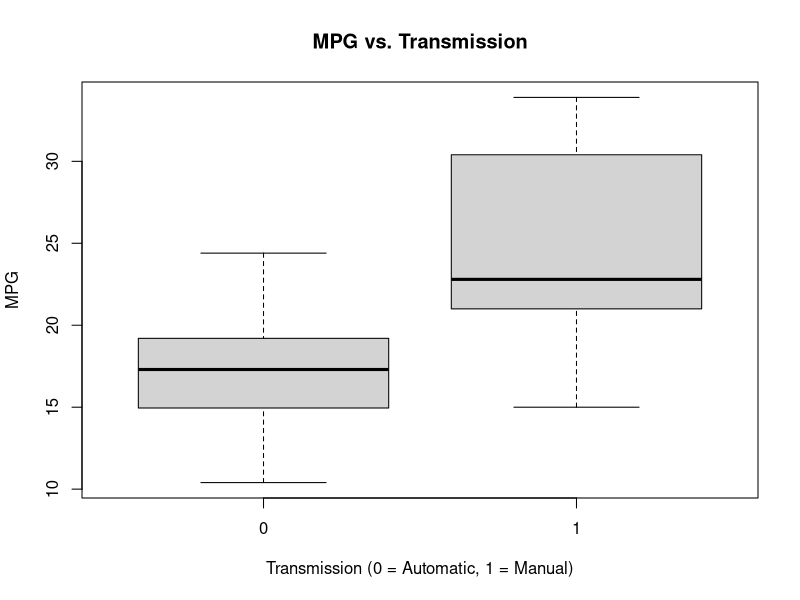
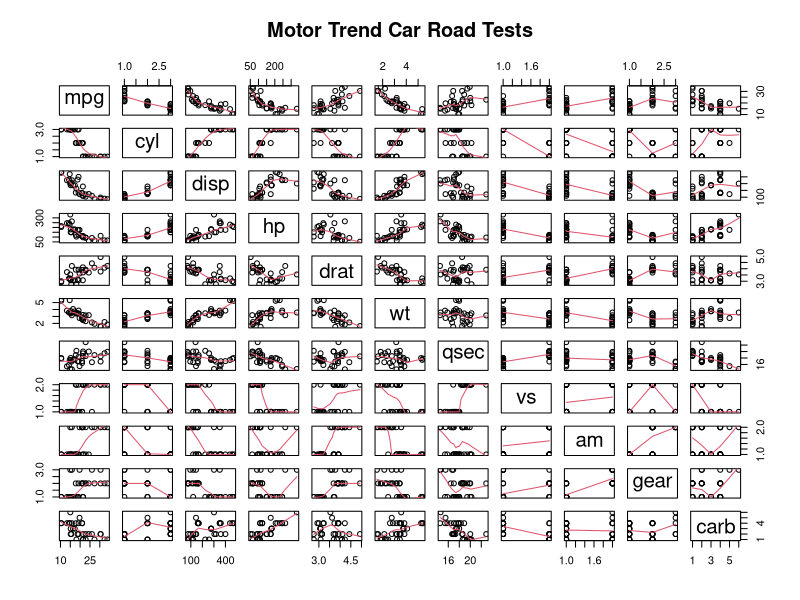
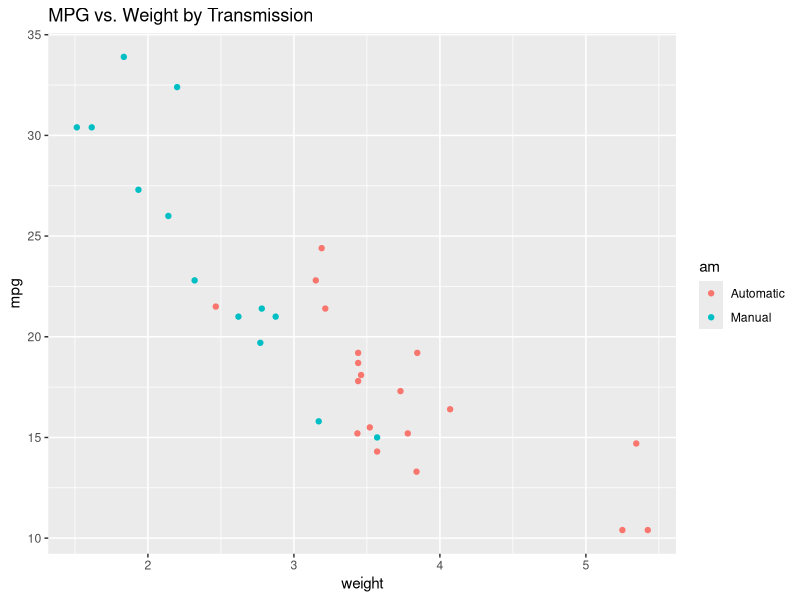
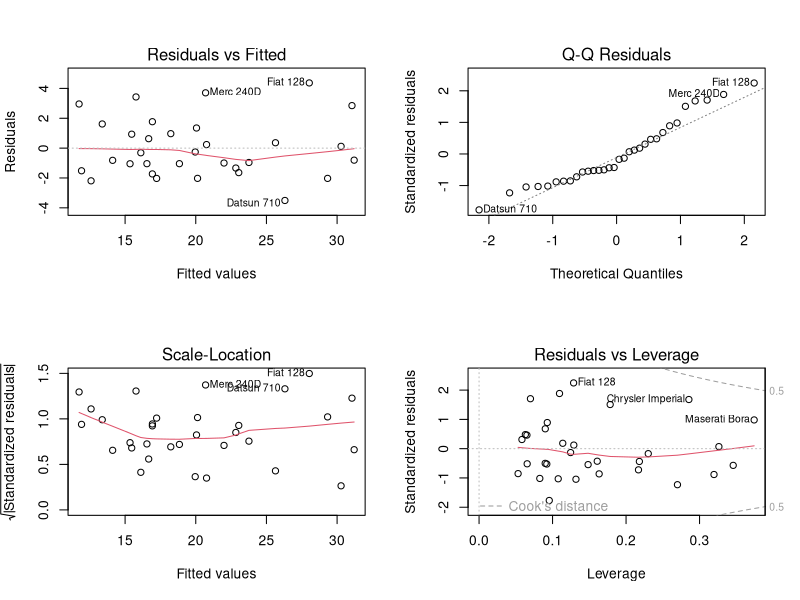

Reproduce these figures in R, in order.
## ---- chunk 1
library(ggplot2)
## ---- chunk 2
data(mtcars)
mtcars[1:3, ] # Get a small sample of data.
dim(mtcars)
mtcars$cyl <- as.factor(mtcars$cyl)
mtcars$vs <- as.factor(mtcars$vs)
mtcars$am <- factor(mtcars$am)
mtcars$gear <- factor(mtcars$gear)
mtcars$carb <- factor(mtcars$carb)
attach(mtcars)
## ---- chunk 3
result <- t.test(mpg ~ am)
result$p.value
result$estimate
## ---- chunk 4
fullModel <- lm(mpg ~ ., data=mtcars)
summary(fullModel) # These resusults are hidden from the report.
## ---- chunk 5
stepModel <- step(fullModel, k=log(nrow(mtcars)))
summary(stepModel) # These results are hidden from the report. 
## ---- chunk 6
amIntWtModel<-lm(mpg ~ wt + qsec + am + wt:am, data=mtcars)
summary(amIntWtModel) # These results are hidden from the report.
## ---- chunk 7
amModel<-lm(mpg ~ am, data=mtcars)
summary(amModel) # These results are hiiden from the report.
## ---- chunk 8
anova(amModel, stepModel, fullModel, amIntWtModel) 
confint(amIntWtModel) # These results are hidden from the report.
## ---- chunk 9
summary(amIntWtModel)$coef
## ---- chunk 10
sum((abs(dfbetas(amIntWtModel)))>1)
## ---- chunk 11
boxplot(mpg ~ am, xlab="Transmission (0 = Automatic, 1 = Manual)", ylab="MPG",
        main="MPG vs. Transmission")
## ---- chunk 12
pairs(mtcars, panel=panel.smooth, main="Motor Trend Car Road Tests")
## ---- chunk 13
ggplot(mtcars, aes(x=wt, y=mpg, group=am, color=am, height=3, width=3)) + geom_point() +  
scale_colour_discrete(labels=c("Automatic", "Manual")) + 
xlab("weight") + ggtitle("MPG vs. Weight by Transmission")
## ---- chunk 14
par(mfrow = c(2, 2))
plot(amIntWtModel)
